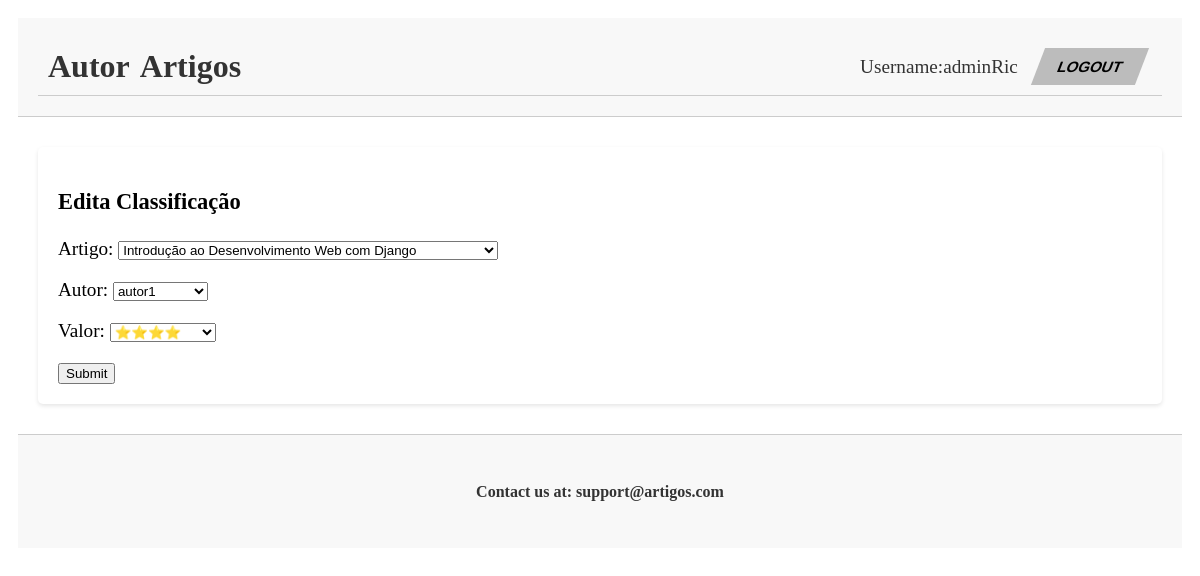
Page /artigos/artigo/Introdução ao Desenvolvimento Web com Django/1/edita_classificacao (signed in) on the committed database.
### artigos/models.py (models this page shows, shortened)
class Classificacao(models.Model):
    artigo = models.ForeignKey(Artigo, on_delete=models.CASCADE)
    autor = models.ForeignKey(Autor, on_delete=models.CASCADE)
    MUITO_MAU = '⭐'
    MAU = '⭐⭐'
    INDIFERENTE = '⭐⭐⭐'
    BOM = '⭐⭐⭐⭐'
    MUITO_BOM = '⭐⭐⭐⭐⭐'
    RATINGS_CHOICES = [
        (MUITO_MAU, '⭐'),
        (MAU, '⭐⭐'),
        (INDIFERENTE, '⭐⭐⭐'),
        (BOM, '⭐⭐⭐⭐'),
        (MUITO_BOM, '⭐⭐⭐⭐⭐'),
    ]
    valor = models.CharField(max_length=10, choices=RATINGS_CHOICES, default=MUITO_MAU, blank=True, null=True)

### artigos/views.py (the view)
# urls.py: path('artigo/<str:artigo_titulo>/<int:classificacao_id>/edita_classificacao', views.edita_classificacao_view, name='edita_classificacao'),
@admin_required('administrador','artigos')
def edita_classificacao_view(request, artigo_titulo, classificacao_id):
    artigo = Artigo.objects.get(titulo=artigo_titulo)
    autor = artigo.autor
    classificacao = Classificacao.objects.get(id=classificacao_id)
    if request.POST:
        form = classificacaoForm(request.POST or None, request.FILES, instance=classificacao)
        if form.is_valid():
            form.save()
            return redirect('artigos:artigo_detail',artigo.titulo)
    else:
        form = classificacaoForm(instance=classificacao)
    context = {'form': form, 'autor':autor, 'artigo':artigo, 'classificacao':classificacao}
    return render(request, 'artigos/edita_classificacao.html', context)

### artigos/forms.py
class classificacaoForm(forms.ModelForm):
  class Meta:
    model = Classificacao
    fields = '__all__'

### artigos/models.py (called while the page is built)
    def __str__(self):
        return self.user.username

    def __str__(self):
        return self.titulo

### artigos/views.py (called while the page is built)
def admin_required(*admin_group_names):
    def decorator(view_func):
        @wraps(view_func)
        def wrapped_view(request, *args, **kwargs):
            if not request.user.is_authenticated:
                return HttpResponseForbidden("Acesso negado. Você não está autenticado.")
            user_groups = request.user.groups.all()
            admin_groups = Group.objects.filter(name__in=admin_group_names)
            if any(group in user_groups for group in admin_groups):
                return view_func(request, *args, **kwargs)
            else:
                return HttpResponseForbidden("Acesso negado. Você não é um administrador.")
        return wrapped_view
    return decorator

### artigos/templates/artigos/edita_classificacao.html (shortened to what this page needs)
{% extends 'artigos/layout.html' %}
{% block content %}
    <h3>Edita Classificação</h3>
    <form action="{% url 'artigos:edita_classificacao' artigo.titulo classificacao.id%}" method="post" enctype='multipart/form-data'>
      {{ form.as_p }}
      <input type="submit">
    </form>
{% endblock %}

### artigos/templates/artigos/layout.html (shortened to what this page needs)
<!DOCTYPE html>
<html>
<head>
    {% load static %}
    <link rel="stylesheet" href="{% static 'artigos/styles.css' %}">
</head>
<body>
    <div class="container">
    <header id="header">
    <nav class="nav-container">
    <div class="nav-left">
        <a href="{% url 'artigos:index' %}">Autor</a>
        <a href="{% url 'artigos:artigo_list' %}">Artigos</a>
    </div>
    <div class="nav-right">
        {% if request.user.is_authenticated %}
        Username:{{request.user.username}}
        <a href="{% url 'artigos:logout' %}"><button>Logout</button></a>
        {% endif %}
    </div>
    </nav>
    </header>
    <main id="main-content" class="main">
            {% block content %}
            {% endblock %}
        </main>
        <footer id="footer">
            <h6 class="footer-text">Contact us at: support@artigos.com</h6>
        </footer>
    </div>
</body>
</html>

### artigos/static/artigos/styles.css (style rules this page uses)
.container > * { padding: 1rem; font-size: 1.2rem; }
header { grid-area: header; }
nav { grid-area: menu; }
main { grid-area: main; }
footer { grid-area: footer; }
div.container { display: grid; grid-template-areas: 'header' 'main' 'footer'; gap: 10px; padding: 10px; grid-template-columns: 1fr; grid-template-rows: auto 1fr auto; }
.nav-container { display: flex; justify-content: space-between; align-items: center; background-color: #f8f8f8; padding: 10px; border-bottom: 1px solid #ccc; }
.nav-left, .nav-right { display: flex; align-items: center; }
.nav-left a, .nav-right a { font-size: 1rem; font-weight: normal; color: #333; text-decoration: none; margin-right: 10px; }
.nav-right a { font-weight: bold; }
.nav-right { margin-left: 20px; }
.nav-left span, .nav-left a { font-size: 2rem; color: #333; font-weight: bold; }
button { background: #bcbcbc; border: none; padding: 10px 20px; display: inline-block; font-size: 15px; font-weight: 600; width: auto; text-transform: uppercase; cursor: pointer; transform: skew(-21deg); margin-left: 20px; }
button::before { content: ''; position: absolute; top: 0; bottom: 0; right: 100%; left: 0; background: rgb(20, 20, 20); opacity: 0; z-index: -1; transition: all 0.5s; }
#header { color: #333; text-align: center; padding: 20px; background-color: #f8f8f8; border-bottom: 1px solid #ccc; }
#main-content { margin: 20px; padding: 20px; background-color: #ffffff; border-radius: 5px; box-shadow: 0 2px 4px rgba(0,0,0,0.1); }
#footer { background-color: #f8f8f8; color: #333; text-align: center; padding: 10px; border-top: 1px solid #ccc; }
.footer-text { color: #333; font-size: 1rem; }
a { text-decoration: none; }

### rows in the picture
Classificacao: artigo "Introdução ao Desenvolvimento Web com Django", autor "autor1", valor "⭐⭐⭐⭐"

### other values in the picture
{{ request.user.username }} "adminRic"
